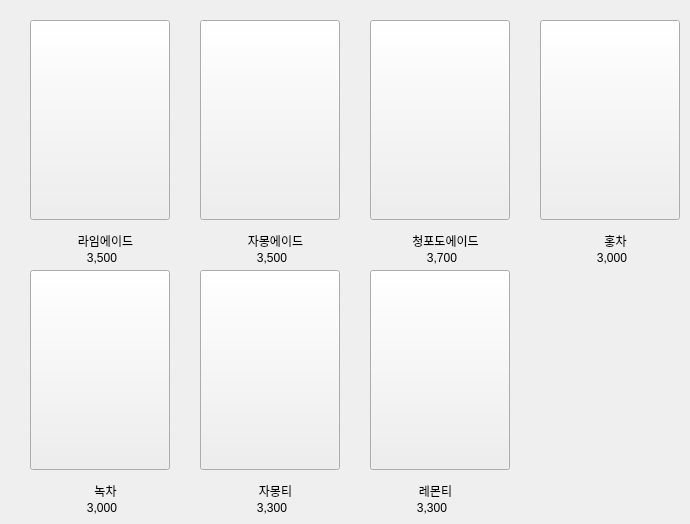
      <widget class="QWidget" name="tab_beverage">
       <attribute name="title">
        <string>Ade＆Tea</string>
       </attribute>
       <widget class="QPushButton" name="menuBtn_3_2">
        <property name="geometry">
         <rect>
          <x>200</x>
          <y>20</y>
          <width>140</width>
          <height>200</height>
         </rect>
        </property>
        <property name="text">
         <string/>
        </property>
        <property name="icon">
         <iconset>
          <normaloff>../프로젝트 사진/3)Ade&amp;Tea/Grapefruitade.png</normaloff>../프로젝트 사진/3)Ade&amp;Tea/Grapefruitade.png</iconset>
        </property>
        <property name="iconSize">
         <size>
          <width>155</width>
          <height>240</height>
         </size>
        </property>
       </widget>
       <widget class="QPushButton" name="menuBtn_3_1">
        <property name="geometry">
         <rect>
          <x>30</x>
          <y>20</y>
          <width>140</width>
          <height>200</height>
         </rect>
        </property>
        <property name="text">
         <string/>
        </property>
        <property name="icon">
         <iconset>
          <normaloff>../프로젝트 사진/3)Ade&amp;Tea/Limeade.png</normaloff>../프로젝트 사진/3)Ade&amp;Tea/Limeade.png</iconset>
        </property>
        <property name="iconSize">
         <size>
          <width>155</width>
          <height>240</height>
         </size>
        </property>
       </widget>
       <widget class="QPushButton" name="menuBtn_3_3">
        <property name="geometry">
         <rect>
          <x>370</x>
          <y>20</y>
          <width>140</width>
          <height>200</height>
         </rect>
        </property>
        <property name="text">
         <string/>
        </property>
        <property name="icon">
         <iconset>
          <normaloff>../프로젝트 사진/3)Ade&amp;Tea/Greengrapeade.png</normaloff>../프로젝트 사진/3)Ade&amp;Tea/Greengrapeade.png</iconset>
        </property>
        <property name="iconSize">
         <size>
          <width>155</width>
          <height>240</height>
         </size>
        </property>
       </widget>
       <widget class="QPushButton" name="menuBtn_3_4">
        <property name="geometry">
         <rect>
          <x>540</x>
          <y>20</y>
          <width>140</width>
          <height>200</height>
         </rect>
        </property>
        <property name="text">
         <string/>
        </property>
        <property name="icon">
         <iconset>
          <normaloff>../프로젝트 사진/3)Ade&amp;Tea/Blacktea.png</normaloff>../프로젝트 사진/3)Ade&amp;Tea/Blacktea.png</iconset>
        </property>
        <property name="iconSize">
         <size>
          <width>155</width>
          <height>240</height>
         </size>
        </property>
       </widget>
       <widget class="QPushButton" name="menuBtn_3_5">
        <property name="geometry">
         <rect>
          <x>30</x>
          <y>270</y>
          <width>140</width>
          <height>200</height>
         </rect>
        </property>
        <property name="text">
         <string/>
        </property>
        <property name="icon">
         <iconset>
          <normaloff>../프로젝트 사진/3)Ade&amp;Tea/Greentea.png</normaloff>../프로젝트 사진/3)Ade&amp;Tea/Greentea.png</iconset>
        </property>
        <property name="iconSize">
         <size>
          <width>155</width>
          <height>240</height>
         </size>
        </property>
       </widget>
       <widget class="QPushButton" name="menuBtn_3_7">
        <property name="geometry">
         <rect>
          <x>370</x>
          <y>270</y>
          <width>140</width>
          <height>200</height>
         </rect>
        </property>
        <property name="text">
         <string/>
        </property>
        <property name="icon">
         <iconset>
          <normaloff>../프로젝트 사진/3)Ade&amp;Tea/Lemontea.png</normaloff>../프로젝트 사진/3)Ade&amp;Tea/Lemontea.png</iconset>
        </property>
        <property name="iconSize">
         <size>
          <width>155</width>
          <height>240</height>
         </size>
        </property>
       </widget>
       <widget class="QPushButton" name="menuBtn_3_6">
        <property name="geometry">
         <rect>
          <x>200</x>
          <y>270</y>
          <width>140</width>
          <height>200</height>
         </rect>
        </property>
        <property name="text">
         <string/>
        </property>
        <property name="icon">
         <iconset>
          <normaloff>../프로젝트 사진/3)Ade&amp;Tea/Grapefruittea.png</normaloff>../프로젝트 사진/3)Ade&amp;Tea/Grapefruittea.png</iconset>
        </property>
        <property name="iconSize">
         <size>
          <width>155</width>
          <height>240</height>
         </size>
        </property>
       </widget>
       <widget class="QLabel" name="label_24">
        <property name="geometry">
         <rect>
          <x>380</x>
          <y>230</y>
          <width>131</width>
          <height>21</height>
         </rect>
        </property>
        <property name="text">
         <string>청포도에이드</string>
        </property>
        <property name="alignment">
         <set>Qt::AlignCenter</set>
        </property>
       </widget>
       <widget class="QLabel" name="label_25">
        <property name="geometry">
         <rect>
          <x>210</x>
          <y>230</y>
          <width>131</width>
          <height>21</height>
         </rect>
        </property>
        <property name="text">
         <string>자몽에이드</string>
        </property>
        <property name="alignment">
         <set>Qt::AlignCenter</set>
        </property>
       </widget>
       <widget class="QLabel" name="label_26">
        <property name="geometry">
         <rect>
          <x>40</x>
          <y>480</y>
          <width>131</width>
          <height>21</height>
         </rect>
        </property>
        <property name="text">
         <string>녹차</string>
        </property>
        <property name="alignment">
         <set>Qt::AlignCenter</set>
        </property>
       </widget>
       <widget class="QLabel" name="label_27">
        <property name="geometry">
         <rect>
          <x>240</x>
          <y>250</y>
          <width>64</width>
          <height>15</height>
         </rect>
        </property>
        <property name="layoutDirection">
         <enum>Qt::LeftToRight</enum>
        </property>
        <property name="text">
         <string>3,500</string>
        </property>
        <property name="alignment">
         <set>Qt::AlignCenter</set>
        </property>
       </widget>
       <widget class="QLabel" name="label_28">
        <property name="geometry">
         <rect>
          <x>580</x>
          <y>250</y>
          <width>64</width>
          <height>15</height>
         </rect>
        </property>
        <property name="layoutDirection">
         <enum>Qt::LeftToRight</enum>
        </property>
        <property name="text">
         <string>3,000</string>
        </property>
        <property name="alignment">
         <set>Qt::AlignCenter</set>
        </property>
       </widget>
       <widget class="QLabel" name="label_29">
        <property name="geometry">
         <rect>
          <x>70</x>
          <y>250</y>
          <width>64</width>
          <height>15</height>
         </rect>
        </property>
        <property name="layoutDirection">
         <enum>Qt::LeftToRight</enum>
        </property>
        <property name="text">
         <string>3,500</string>
        </property>
        <property name="alignment">
         <set>Qt::AlignCenter</set>
        </property>
       </widget>
       <widget class="QLabel" name="label_30">
        <property name="geometry">
         <rect>
          <x>410</x>
          <y>250</y>
          <width>64</width>
          <height>15</height>
         </rect>
        </property>
        <property name="layoutDirection">
         <enum>Qt::LeftToRight</enum>
        </property>
        <property name="text">
         <string>3,700</string>
        </property>
        <property name="alignment">
         <set>Qt::AlignCenter</set>
        </property>
       </widget>
       <widget class="QLabel" name="label_31">
        <property name="geometry">
         <rect>
          <x>70</x>
          <y>500</y>
          <width>64</width>
          <height>15</height>
         </rect>
        </property>
        <property name="layoutDirection">
         <enum>Qt::LeftToRight</enum>
        </property>
        <property name="text">
         <string>3,000</string>
        </property>
        <property name="alignment">
         <set>Qt::AlignCenter</set>
        </property>
       </widget>
       <widget class="QLabel" name="label_32">
        <property name="geometry">
         <rect>
          <x>40</x>
          <y>230</y>
          <width>131</width>
          <height>21</height>
         </rect>
        </property>
        <property name="text">
         <string>라임에이드</string>
        </property>
        <property name="alignment">
         <set>Qt::AlignCenter</set>
        </property>
       </widget>
       <widget class="QLabel" name="label_33">
        <property name="geometry">
         <rect>
          <x>550</x>
          <y>230</y>
          <width>131</width>
          <height>21</height>
         </rect>
        </property>
        <property name="text">
         <string>홍차</string>
        </property>
        <property name="alignment">
         <set>Qt::AlignCenter</set>
        </property>
       </widget>
       <widget class="QLabel" name="label_34">
        <property name="geometry">
         <rect>
          <x>370</x>
          <y>480</y>
          <width>131</width>
          <height>21</height>
         </rect>
        </property>
        <property name="text">
         <string>레몬티</string>
        </property>
        <property name="alignment">
         <set>Qt::AlignCenter</set>
        </property>
       </widget>
       <widget class="QLabel" name="label_35">
        <property name="geometry">
         <rect>
          <x>400</x>
          <y>500</y>
          <width>64</width>
          <height>15</height>
         </rect>
        </property>
        <property name="layoutDirection">
         <enum>Qt::LeftToRight</enum>
        </property>
        <property name="text">
         <string>3,300</string>
        </property>
        <property name="alignment">
         <set>Qt::AlignCenter</set>
        </property>
       </widget>
       <widget class="QLabel" name="label_36">
        <property name="geometry">
         <rect>
          <x>210</x>
          <y>480</y>
          <width>131</width>
          <height>21</height>
         </rect>
        </property>
        <property name="text">
         <string>자몽티</string>
        </property>
        <property name="alignment">
         <set>Qt::AlignCenter</set>
        </property>
       </widget>
       <widget class="QLabel" name="label_37">
        <property name="geometry">
         <rect>
          <x>240</x>
          <y>500</y>
          <width>64</width>
          <height>15</height>
         </rect>
        </property>
        <property name="layoutDirection">
         <enum>Qt::LeftToRight</enum>
        </property>
        <property name="text">
         <string>3,300</string>
        </property>
        <property name="alignment">
         <set>Qt::AlignCenter</set>
        </property>
       </widget>
      </widget>
